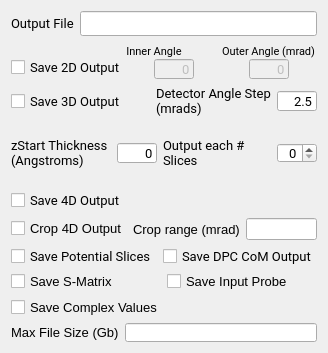
                   <widget class="QWidget" name="scrollAreaWidgetContents_6">
                    <property name="geometry">
                     <rect>
                      <x>0</x>
                      <y>0</y>
                      <width>309</width>
                      <height>332</height>
                     </rect>
                    </property>
                    <layout class="QVBoxLayout" name="verticalLayout_44">
                     <item>
                      <layout class="QVBoxLayout" name="verticalLayout_40">
                       <item>
                        <layout class="QHBoxLayout" name="horizontalLayout_14">
                         <item>
                          <widget class="QLabel" name="lbl_outputfile">
                           <property name="font">
                            <font>
                             <family>Roboto</family>
                             <pointsize>10</pointsize>
                            </font>
                           </property>
                           <property name="text">
                            <string>Output File</string>
                           </property>
                          </widget>
                         </item>
                         <item>
                          <widget class="QLineEdit" name="lineEdit_outputfile">
                           <property name="font">
                            <font>
                             <family>Roboto</family>
                             <pointsize>10</pointsize>
                            </font>
                           </property>
                          </widget>
                         </item>
                        </layout>
                       </item>
                       <item>
                        <layout class="QHBoxLayout" name="horizontalLayout_19">
                         <property name="spacing">
                          <number>0</number>
                         </property>
                         <item>
                          <layout class="QVBoxLayout" name="verticalLayout_47">
                           <item>
                            <widget class="QLabel" name="label_52">
                             <property name="font">
                              <font>
                               <family>Roboto</family>
                              </font>
                             </property>
                             <property name="text">
                              <string/>
                             </property>
                            </widget>
                           </item>
                           <item alignment="Qt::AlignLeft">
                            <widget class="QCheckBox" name="checkBox_2D">
                             <property name="sizePolicy">
                              <sizepolicy hsizetype="MinimumExpanding" vsizetype="MinimumExpanding">
                               <horstretch>0</horstretch>
                               <verstretch>0</verstretch>
                              </sizepolicy>
                             </property>
                             <property name="font">
                              <font>
                               <family>Roboto</family>
                               <pointsize>10</pointsize>
                              </font>
                             </property>
                             <property name="focusPolicy">
                              <enum>Qt::NoFocus</enum>
                             </property>
                             <property name="text">
                              <string>Save 2D Output</string>
                             </property>
                            </widget>
                           </item>
                          </layout>
                         </item>
                         <item>
                          <layout class="QVBoxLayout" name="verticalLayout_48">
                           <item alignment="Qt::AlignLeft">
                            <widget class="QLabel" name="label_2D_lineEdit_inner_3">
                             <property name="sizePolicy">
                              <sizepolicy hsizetype="MinimumExpanding" vsizetype="MinimumExpanding">
                               <horstretch>0</horstretch>
                               <verstretch>0</verstretch>
                              </sizepolicy>
                             </property>
                             <property name="font">
                              <font>
                               <family>Roboto</family>
                               <pointsize>8</pointsize>
                              </font>
                             </property>
                             <property name="text">
                              <string>Inner Angle</string>
                             </property>
                             <property name="alignment">
                              <set>Qt::AlignCenter</set>
                             </property>
                            </widget>
                           </item>
                           <item alignment="Qt::AlignHCenter">
                            <widget class="QLineEdit" name="lineEdit_2D_inner">
                             <property name="enabled">
                              <bool>false</bool>
                             </property>
                             <property name="sizePolicy">
                              <sizepolicy hsizetype="Minimum" vsizetype="Minimum">
                               <horstretch>0</horstretch>
                               <verstretch>0</verstretch>
                              </sizepolicy>
                             </property>
                             <property name="minimumSize">
                              <size>
                               <width>40</width>
                               <height>20</height>
                              </size>
                             </property>
                             <property name="maximumSize">
                              <size>
                               <width>30</width>
                               <height>20</height>
                              </size>
                             </property>
                             <property name="font">
                              <font>
                               <family>Roboto</family>
                               <pointsize>10</pointsize>
                              </font>
                             </property>
                             <property name="text">
                              <string>0</string>
                             </property>
                             <property name="alignment">
                              <set>Qt::AlignRight|Qt::AlignTrailing|Qt::AlignVCenter</set>
                             </property>
                            </widget>
                           </item>
                          </layout>
                         </item>
                         <item>
                          <layout class="QVBoxLayout" name="verticalLayout_49">
                           <item alignment="Qt::AlignLeft">
                            <widget class="QLabel" name="label_2D_lineEdit_outer_3">
                             <property name="sizePolicy">
                              <sizepolicy hsizetype="MinimumExpanding" vsizetype="MinimumExpanding">
                               <horstretch>0</horstretch>
                               <verstretch>0</verstretch>
                              </sizepolicy>
                             </property>
                             <property name="font">
                              <font>
                               <family>Roboto</family>
                               <pointsize>8</pointsize>
                              </font>
                             </property>
                             <property name="text">
                              <string>Outer Angle (mrad)</string>
                             </property>
                             <property name="alignment">
                              <set>Qt::AlignCenter</set>
                             </property>
                            </widget>
                           </item>
                           <item alignment="Qt::AlignHCenter">
                            <widget class="QLineEdit" name="lineEdit_2D_outer">
                             <property name="enabled">
                              <bool>false</bool>
                             </property>
                             <property name="sizePolicy">
                              <sizepolicy hsizetype="Minimum" vsizetype="Minimum">
                               <horstretch>0</horstretch>
                               <verstretch>0</verstretch>
                              </sizepolicy>
                             </property>
                             <property name="minimumSize">
                              <size>
                               <width>40</width>
                               <height>20</height>
                              </size>
                             </property>
                             <property name="maximumSize">
                              <size>
                               <width>30</width>
                               <height>20</height>
                              </size>
                             </property>
                             <property name="font">
                              <font>
                               <family>Roboto</family>
                               <pointsize>10</pointsize>
                              </font>
                             </property>
                             <property name="text">
                              <string>0</string>
                             </property>
                             <property name="alignment">
                              <set>Qt::AlignRight|Qt::AlignTrailing|Qt::AlignVCenter</set>
                             </property>
                            </widget>
                           </item>
                          </layout>
                         </item>
                        </layout>
                       </item>
                       <item>
                        <layout class="QHBoxLayout" name="horizontalLayout_38">
                         <item>
                          <widget class="QCheckBox" name="checkBox_3D">
                           <property name="sizePolicy">
                            <sizepolicy hsizetype="MinimumExpanding" vsizetype="MinimumExpanding">
                             <horstretch>0</horstretch>
                             <verstretch>0</verstretch>
                            </sizepolicy>
                           </property>
                           <property name="font">
                            <font>
                             <family>Roboto</family>
                             <pointsize>10</pointsize>
                            </font>
                           </property>
                           <property name="focusPolicy">
                            <enum>Qt::NoFocus</enum>
                           </property>
                           <property name="text">
                            <string>Save 3D Output</string>
                           </property>
                          </widget>
                         </item>
                         <item>
                          <widget class="QLabel" name="label_23">
                           <property name="font">
                            <font>
                             <family>Roboto</family>
                             <pointsize>10</pointsize>
                            </font>
                           </property>
                           <property name="text">
                            <string>Detector Angle Step (mrads)</string>
                           </property>
                           <property name="wordWrap">
                            <bool>true</bool>
                           </property>
                          </widget>
                         </item>
                         <item>
                          <widget class="QLineEdit" name="lineEdit_detectorAngle">
                           <property name="sizePolicy">
                            <sizepolicy hsizetype="Expanding" vsizetype="Fixed">
                             <horstretch>0</horstretch>
                             <verstretch>0</verstretch>
                            </sizepolicy>
                           </property>
                           <property name="minimumSize">
                            <size>
                             <width>40</width>
                             <height>20</height>
                            </size>
                           </property>
                           <property name="maximumSize">
                            <size>
                             <width>40</width>
                             <height>20</height>
                            </size>
                           </property>
                           <property name="font">
                            <font>
                             <family>Roboto</family>
                             <pointsize>10</pointsize>
                            </font>
                           </property>
                           <property name="text">
                            <string>2.5</string>
                           </property>
                           <property name="alignment">
                            <set>Qt::AlignRight|Qt::AlignTrailing|Qt::AlignVCenter</set>
                           </property>
                          </widget>
                         </item>
                        </layout>
                       </item>
                       <item>
                        <layout class="QHBoxLayout" name="horizontalLayout_48">
                         <item>
                          <layout class="QHBoxLayout" name="horizontalLayout_49">
                           <item>
                            <widget class="QLabel" name="lbl_zStart">
                             <property name="sizePolicy">
                              <sizepolicy hsizetype="Preferred" vsizetype="Minimum">
                               <horstretch>0</horstretch>
                               <verstretch>0</verstretch>
                              </sizepolicy>
                             </property>
                             <property name="minimumSize">
                              <size>
                               <width>100</width>
                               <height>60</height>
                              </size>
                             </property>
                             <property name="font">
                              <font>
                               <family>Roboto</family>
                               <pointsize>10</pointsize>
                              </font>
                             </property>
                             <property name="text">
                              <string>zStart Thickness (Angstroms)</string>
                             </property>
                             <property name="wordWrap">
                              <bool>true</bool>
                             </property>
                            </widget>
                           </item>
                           <item>
                            <widget class="QLineEdit" name="lineEdit_zStart">
                             <property name="sizePolicy">
                              <sizepolicy hsizetype="Minimum" vsizetype="Minimum">
                               <horstretch>0</horstretch>
                               <verstretch>0</verstretch>
                              </sizepolicy>
                             </property>
                             <property name="minimumSize">
                              <size>
                               <width>40</width>
                               <height>20</height>
                              </size>
                             </property>
                             <property name="maximumSize">
                              <size>
                               <width>40</width>
                               <height>20</height>
                              </size>
                             </property>
                             <property name="font">
                              <font>
                               <family>Roboto</family>
                               <pointsize>10</pointsize>
                              </font>
                             </property>
                             <property name="text">
                              <string>0</string>
                             </property>
                             <property name="alignment">
                              <set>Qt::AlignRight|Qt::AlignTrailing|Qt::AlignVCenter</set>
                             </property>
                            </widget>
                           </item>
                          </layout>
                         </item>
                         <item>
                          <widget class="QLabel" name="lbl_numNS">
                           <property name="sizePolicy">
                            <sizepolicy hsizetype="Preferred" vsizetype="Minimum">
                             <horstretch>0</horstretch>
                             <verstretch>0</verstretch>
                            </sizepolicy>
                           </property>
                           <property name="font">
                            <font>
                             <family>Roboto</family>
                             <pointsize>10</pointsize>
                            </font>
                           </property>
                           <property name="text">
                            <string>Output each # Slices</string>
                           </property>
                           <property name="alignment">
                            <set>Qt::AlignLeading|Qt::AlignLeft|Qt::AlignVCenter</set>
                           </property>
                           <property name="wordWrap">
                            <bool>true</bool>
                           </property>
                          </widget>
                         </item>
                         <item>
                          <widget class="QSpinBox" name="spinBox_numNS">
                           <property name="enabled">
                            <bool>true</bool>
                           </property>
                           <property name="sizePolicy">
                            <sizepolicy hsizetype="Minimum" vsizetype="Minimum">
                             <horstretch>0</horstretch>
                             <verstretch>0</verstretch>
                            </sizepolicy>
                           </property>
                           <property name="maximumSize">
                            <size>
                             <width>40</width>
                             <height>20</height>
                            </size>
                           </property>
                           <property name="baseSize">
                            <size>
                             <width>0</width>
                             <height>0</height>
                            </size>
                           </property>
                           <property name="font">
                            <font>
                             <family>Roboto</family>
                             <pointsize>10</pointsize>
                            </font>
                           </property>
                           <property name="alignment">
                            <set>Qt::AlignRight|Qt::AlignTrailing|Qt::AlignVCenter</set>
                           </property>
                           <property name="minimum">
                            <number>0</number>
                           </property>
                           <property name="maximum">
                            <number>999999</number>
                           </property>
                          </widget>
                         </item>
                        </layout>
                       </item>
                       <item>
                        <layout class="QVBoxLayout" name="verticalLayout_9">
                         <item>
                          <widget class="QCheckBox" name="checkBox_4D">
                           <property name="sizePolicy">
                            <sizepolicy hsizetype="MinimumExpanding" vsizetype="MinimumExpanding">
                             <horstretch>0</horstretch>
                             <verstretch>0</verstretch>
                            </sizepolicy>
                           </property>
                           <property name="font">
                            <font>
                             <family>Roboto</family>
                             <pointsize>10</pointsize>
                            </font>
                           </property>
                           <property name="focusPolicy">
                            <enum>Qt::NoFocus</enum>
                           </property>
                           <property name="text">
                            <string>Save 4D Output</string>
                           </property>
                          </widget>
                         </item>
                         <item>
                          <layout class="QHBoxLayout" name="horizontalLayout_18">
                           <item>
                            <widget class="QCheckBox" name="checkBox_crop4D">
                             <property name="font">
                              <font>
                               <pointsize>10</pointsize>
                              </font>
                             </property>
                             <property name="text">
                              <string>Crop 4D Output</string>
                             </property>
                            </widget>
                           </item>
                           <item>
                            <layout class="QHBoxLayout" name="horizontalLayout_7">
                             <item>
                              <widget class="QLabel" name="label_41">
                               <property name="font">
                                <font>
                                 <pointsize>10</pointsize>
                                </font>
                               </property>
                               <property name="text">
                                <string>Crop range (mrad)</string>
                               </property>
                              </widget>
                             </item>
                             <item>
                              <widget class="QLineEdit" name="lineEdit_4Damax"/>
                             </item>
                            </layout>
                           </item>
                          </layout>
                         </item>
                        </layout>
                       </item>
                       <item>
                        <layout class="QVBoxLayout" name="verticalLayout_35">
                         <item>
                          <layout class="QHBoxLayout" name="horizontalLayout_21">
                           <item>
                            <widget class="QCheckBox" name="checkBox_PS">
                             <property name="sizePolicy">
                              <sizepolicy hsizetype="MinimumExpanding" vsizetype="MinimumExpanding">
                               <horstretch>0</horstretch>
                               <verstretch>0</verstretch>
                              </sizepolicy>
                             </property>
                             <property name="font">
                              <font>
                               <family>Roboto</family>
                               <pointsize>10</pointsize>
                              </font>
                             </property>
                             <property name="focusPolicy">
                              <enum>Qt::NoFocus</enum>
                             </property>
                             <property name="text">
                              <string>Save Potential Slices</string>
                             </property>
                            </widget>
                           </item>
                           <item>
                            <widget class="QCheckBox" name="checkBox_DPC_CoM">
                             <property name="sizePolicy">
                              <sizepolicy hsizetype="MinimumExpanding" vsizetype="MinimumExpanding">
                               <horstretch>0</horstretch>
                               <verstretch>0</verstretch>
                              </sizepolicy>
                             </property>
                             <property name="font">
                              <font>
                               <family>Roboto</family>
                               <pointsize>10</pointsize>
                              </font>
                             </property>
                             <property name="focusPolicy">
                              <enum>Qt::NoFocus</enum>
                             </property>
                             <property name="text">
                              <string>Save DPC CoM Output</string>
                             </property>
                            </widget>
                           </item>
                          </layout>
                         </item>
                         <item>
                          <layout class="QHBoxLayout" name="horizontalLayout_20">
                           <item>
                            <widget class="QCheckBox" name="checkBox_saveSMatrix">
                             <property name="font">
                              <font>
                               <pointsize>10</pointsize>
                              </font>
                             </property>
                             <property name="text">
                              <string>Save S-Matrix</string>
                             </property>
                            </widget>
                           </item>
                           <item>
                            <widget class="QCheckBox" name="checkBox_saveProbe">
                             <property name="font">
                              <font>
                               <pointsize>10</pointsize>
                              </font>
                             </property>
                             <property name="text">
                              <string>Save Input Probe</string>
                             </property>
                            </widget>
                           </item>
                          </layout>
                         </item>
                         <item>
                          <widget class="QCheckBox" name="checkBox_saveComplex">
                           <property name="font">
                            <font>
                             <pointsize>10</pointsize>
                            </font>
                           </property>
                           <property name="text">
                            <string>Save Complex Values</string>
                           </property>
                          </widget>
                         </item>
                         <item>
                          <layout class="QHBoxLayout" name="horizontalLayout_24">
                           <item>
                            <widget class="QLabel" name="label_43">
                             <property name="font">
                              <font>
                               <pointsize>10</pointsize>
                              </font>
                             </property>
                             <property name="text">
                              <string>Max File Size (Gb)</string>
                             </property>
                            </widget>
                           </item>
                           <item>
                            <widget class="QLineEdit" name="lineEdit_maxFileSize"/>
                           </item>
                          </layout>
                         </item>
                        </layout>
                       </item>
                      </layout>
                     </item>
                    </layout>
                   </widget>
